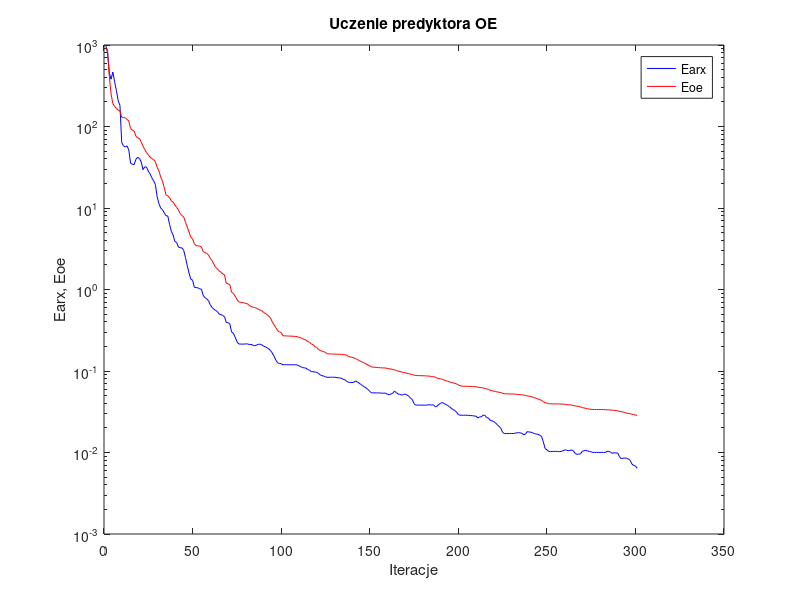
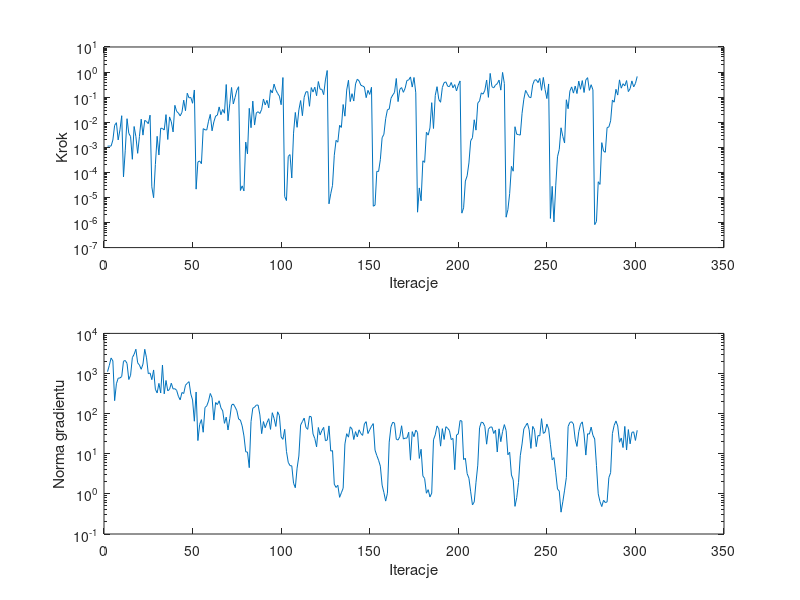

Write the MATLAB code that produced these figures, in order.
%uczenie predyktora oe
clear all;
n=0; farx(n+1)=9.679234e+002; foe(n+1)=9.191679e+002; wspucz(n+1)=0.000000e+000; ng(n+1)=0.000000e+000;
%odnowa zmiennej metryki
n=1; farx(n+1)=8.560818e+002; foe(n+1)=8.146053e+002; krok(n+1)=1.104943e-003; ng(n+1)=1.113620e+003;
n=2; farx(n+1)=4.551451e+002; foe(n+1)=4.113121e+002; krok(n+1)=1.119612e-003; ng(n+1)=1.595200e+003;
n=3; farx(n+1)=3.803496e+002; foe(n+1)=2.499314e+002; krok(n+1)=1.116025e-003; ng(n+1)=2.438844e+003;
n=4; farx(n+1)=4.661112e+002; foe(n+1)=1.905862e+002; krok(n+1)=1.941821e-003; ng(n+1)=2.065781e+003;
n=5; farx(n+1)=3.532132e+002; foe(n+1)=1.762677e+002; krok(n+1)=7.505960e-003; ng(n+1)=2.107835e+002;
n=6; farx(n+1)=2.759584e+002; foe(n+1)=1.666281e+002; krok(n+1)=9.566232e-003; ng(n+1)=5.558967e+002;
n=7; farx(n+1)=2.072551e+002; foe(n+1)=1.590087e+002; krok(n+1)=1.968379e-003; ng(n+1)=7.635503e+002;
n=8; farx(n+1)=1.819162e+002; foe(n+1)=1.557446e+002; krok(n+1)=4.964322e-003; ng(n+1)=7.742806e+002;
n=9; farx(n+1)=6.328161e+001; foe(n+1)=1.299235e+002; krok(n+1)=1.816570e-002; ng(n+1)=8.412185e+002;
n=10; farx(n+1)=5.780672e+001; foe(n+1)=1.286532e+002; krok(n+1)=6.596475e-005; ng(n+1)=2.025376e+003;
n=11; farx(n+1)=5.621076e+001; foe(n+1)=1.279939e+002; krok(n+1)=7.663457e-004; ng(n+1)=2.114320e+003;
n=12; farx(n+1)=5.783646e+001; foe(n+1)=1.221927e+002; krok(n+1)=1.381589e-002; ng(n+1)=1.780152e+003;
n=13; farx(n+1)=5.133816e+001; foe(n+1)=1.169092e+002; krok(n+1)=3.595838e-003; ng(n+1)=7.087604e+002;
n=14; farx(n+1)=3.544977e+001; foe(n+1)=9.425109e+001; krok(n+1)=2.678603e-003; ng(n+1)=9.025286e+002;
n=15; farx(n+1)=3.444887e+001; foe(n+1)=9.002559e+001; krok(n+1)=3.325065e-004; ng(n+1)=2.490686e+003;
n=16; farx(n+1)=3.405883e+001; foe(n+1)=8.793882e+001; krok(n+1)=6.746361e-003; ng(n+1)=3.010489e+003;
n=17; farx(n+1)=3.957393e+001; foe(n+1)=7.604902e+001; krok(n+1)=2.673171e-003; ng(n+1)=4.027844e+003;
n=18; farx(n+1)=4.188808e+001; foe(n+1)=7.264305e+001; krok(n+1)=5.747417e-004; ng(n+1)=1.851568e+003;
n=19; farx(n+1)=4.066747e+001; foe(n+1)=7.128731e+001; krok(n+1)=2.677949e-003; ng(n+1)=1.621114e+003;
n=20; farx(n+1)=3.678605e+001; foe(n+1)=6.468741e+001; krok(n+1)=1.321526e-002; ng(n+1)=1.275780e+003;
n=21; farx(n+1)=2.955299e+001; foe(n+1)=5.759877e+001; krok(n+1)=3.059399e-003; ng(n+1)=1.719286e+003;
n=22; farx(n+1)=3.202602e+001; foe(n+1)=5.220891e+001; krok(n+1)=1.189399e-002; ng(n+1)=4.014521e+003;
n=23; farx(n+1)=3.174079e+001; foe(n+1)=4.787530e+001; krok(n+1)=1.064021e-002; ng(n+1)=2.459196e+003;
n=24; farx(n+1)=2.829899e+001; foe(n+1)=4.483589e+001; krok(n+1)=8.744518e-003; ng(n+1)=9.918937e+002;
n=25; farx(n+1)=2.628054e+001; foe(n+1)=4.204489e+001; krok(n+1)=1.910413e-002; ng(n+1)=1.032028e+003;
%odnowa zmiennej metryki
n=26; farx(n+1)=2.350457e+001; foe(n+1)=4.041352e+001; krok(n+1)=2.647223e-005; ng(n+1)=7.025185e+002;
n=27; farx(n+1)=2.154695e+001; foe(n+1)=3.923572e+001; krok(n+1)=9.772716e-006; ng(n+1)=1.226559e+003;
n=28; farx(n+1)=1.946304e+001; foe(n+1)=3.689169e+001; krok(n+1)=2.064885e-004; ng(n+1)=4.051306e+002;
n=29; farx(n+1)=1.370278e+001; foe(n+1)=3.168935e+001; krok(n+1)=2.742688e-003; ng(n+1)=3.278084e+002;
n=30; farx(n+1)=1.135401e+001; foe(n+1)=2.853697e+001; krok(n+1)=4.927090e-004; ng(n+1)=5.678738e+002;
n=31; farx(n+1)=9.948909e+000; foe(n+1)=2.407981e+001; krok(n+1)=5.767896e-003; ng(n+1)=3.270089e+002;
n=32; farx(n+1)=9.539398e+000; foe(n+1)=2.137959e+001; krok(n+1)=5.654998e-003; ng(n+1)=1.624975e+003;
n=33; farx(n+1)=8.745563e+000; foe(n+1)=1.784502e+001; krok(n+1)=4.876433e-003; ng(n+1)=3.116578e+002;
n=34; farx(n+1)=8.034435e+000; foe(n+1)=1.451694e+001; krok(n+1)=2.008299e-002; ng(n+1)=6.708815e+002;
n=35; farx(n+1)=7.997406e+000; foe(n+1)=1.410665e+001; krok(n+1)=2.047715e-003; ng(n+1)=3.696650e+002;
n=36; farx(n+1)=6.312034e+000; foe(n+1)=1.336135e+001; krok(n+1)=1.626130e-002; ng(n+1)=4.042344e+002;
n=37; farx(n+1)=5.188372e+000; foe(n+1)=1.223323e+001; krok(n+1)=1.032555e-002; ng(n+1)=5.736745e+002;
n=38; farx(n+1)=4.676070e+000; foe(n+1)=1.183566e+001; krok(n+1)=4.101231e-003; ng(n+1)=4.119497e+002;
n=39; farx(n+1)=3.884626e+000; foe(n+1)=1.089853e+001; krok(n+1)=4.715694e-002; ng(n+1)=4.183745e+002;
n=40; farx(n+1)=3.789845e+000; foe(n+1)=1.021206e+001; krok(n+1)=2.705929e-002; ng(n+1)=3.812836e+002;
n=41; farx(n+1)=3.317086e+000; foe(n+1)=9.505878e+000; krok(n+1)=2.319637e-002; ng(n+1)=2.697635e+002;
n=42; farx(n+1)=3.258249e+000; foe(n+1)=8.556322e+000; krok(n+1)=1.785641e-002; ng(n+1)=2.204933e+002;
n=43; farx(n+1)=3.242240e+000; foe(n+1)=8.115514e+000; krok(n+1)=2.477353e-002; ng(n+1)=3.365777e+002;
n=44; farx(n+1)=3.023967e+000; foe(n+1)=7.745113e+000; krok(n+1)=7.567122e-002; ng(n+1)=3.175829e+002;
n=45; farx(n+1)=2.459479e+000; foe(n+1)=6.666276e+000; krok(n+1)=2.876644e-002; ng(n+1)=5.109088e+002;
n=46; farx(n+1)=1.957074e+000; foe(n+1)=5.856160e+000; krok(n+1)=1.434696e-001; ng(n+1)=5.700222e+002;
n=47; farx(n+1)=1.593089e+000; foe(n+1)=5.069399e+000; krok(n+1)=9.349969e-002; ng(n+1)=6.271218e+002;
n=48; farx(n+1)=1.337055e+000; foe(n+1)=4.391336e+000; krok(n+1)=9.716385e-002; ng(n+1)=3.084305e+002;
n=49; farx(n+1)=1.303011e+000; foe(n+1)=4.177019e+000; krok(n+1)=5.695205e-002; ng(n+1)=2.191552e+002;
n=50; farx(n+1)=1.064413e+000; foe(n+1)=3.651255e+000; krok(n+1)=1.928435e-001; ng(n+1)=6.469450e+001;
%odnowa zmiennej metryki
n=51; farx(n+1)=1.055361e+000; foe(n+1)=3.451474e+000; krok(n+1)=2.142725e-005; ng(n+1)=3.461086e+002;
n=52; farx(n+1)=1.048871e+000; foe(n+1)=3.442948e+000; krok(n+1)=2.594055e-004; ng(n+1)=2.130390e+001;
n=53; farx(n+1)=1.020786e+000; foe(n+1)=3.400854e+000; krok(n+1)=2.860226e-004; ng(n+1)=5.372964e+001;
n=54; farx(n+1)=1.006560e+000; foe(n+1)=3.330292e+000; krok(n+1)=2.218714e-004; ng(n+1)=7.100638e+001;
n=55; farx(n+1)=8.481284e-001; foe(n+1)=2.919057e+000; krok(n+1)=5.548179e-003; ng(n+1)=3.437331e+001;
n=56; farx(n+1)=7.930884e-001; foe(n+1)=2.848347e+000; krok(n+1)=5.000456e-003; ng(n+1)=1.421309e+002;
n=57; farx(n+1)=7.667438e-001; foe(n+1)=2.766265e+000; krok(n+1)=4.889122e-003; ng(n+1)=1.562882e+002;
n=58; farx(n+1)=7.289773e-001; foe(n+1)=2.656662e+000; krok(n+1)=1.097075e-002; ng(n+1)=2.058240e+002;
n=59; farx(n+1)=6.480210e-001; foe(n+1)=2.407554e+000; krok(n+1)=2.054980e-002; ng(n+1)=3.179410e+002;
n=60; farx(n+1)=6.022330e-001; foe(n+1)=2.271358e+000; krok(n+1)=4.539152e-003; ng(n+1)=2.491060e+002;
n=61; farx(n+1)=5.731873e-001; foe(n+1)=2.049653e+000; krok(n+1)=1.023953e-002; ng(n+1)=6.927762e+001;
n=62; farx(n+1)=5.528291e-001; foe(n+1)=1.864384e+000; krok(n+1)=1.750226e-002; ng(n+1)=1.892831e+002;
n=63; farx(n+1)=5.372146e-001; foe(n+1)=1.793607e+000; krok(n+1)=1.918067e-002; ng(n+1)=1.680138e+002;
n=64; farx(n+1)=4.983847e-001; foe(n+1)=1.692017e+000; krok(n+1)=4.076532e-002; ng(n+1)=2.091310e+002;
n=65; farx(n+1)=4.921411e-001; foe(n+1)=1.639848e+000; krok(n+1)=1.987879e-002; ng(n+1)=1.396438e+002;
n=66; farx(n+1)=4.797314e-001; foe(n+1)=1.550853e+000; krok(n+1)=3.222183e-002; ng(n+1)=1.172952e+002;
n=67; farx(n+1)=4.655892e-001; foe(n+1)=1.512807e+000; krok(n+1)=2.284436e-002; ng(n+1)=5.730923e+001;
n=68; farx(n+1)=3.950112e-001; foe(n+1)=1.199545e+000; krok(n+1)=3.183983e-001; ng(n+1)=8.185220e+001;
n=69; farx(n+1)=3.914923e-001; foe(n+1)=1.174657e+000; krok(n+1)=1.142218e-002; ng(n+1)=3.923676e+001;
n=70; farx(n+1)=3.808773e-001; foe(n+1)=1.152410e+000; krok(n+1)=5.421512e-002; ng(n+1)=7.492615e+001;
n=71; farx(n+1)=3.020482e-001; foe(n+1)=9.301089e-001; krok(n+1)=2.431780e-001; ng(n+1)=1.632154e+002;
n=72; farx(n+1)=2.909244e-001; foe(n+1)=8.923275e-001; krok(n+1)=5.344903e-002; ng(n+1)=1.738892e+002;
n=73; farx(n+1)=2.619198e-001; foe(n+1)=8.336222e-001; krok(n+1)=9.809225e-002; ng(n+1)=1.466337e+002;
n=74; farx(n+1)=2.303681e-001; foe(n+1)=7.626170e-001; krok(n+1)=1.902702e-001; ng(n+1)=1.183104e+002;
n=75; farx(n+1)=2.148827e-001; foe(n+1)=7.063439e-001; krok(n+1)=2.601236e-001; ng(n+1)=7.326002e+001;
%odnowa zmiennej metryki
n=76; farx(n+1)=2.141270e-001; foe(n+1)=6.980045e-001; krok(n+1)=1.891271e-005; ng(n+1)=6.906290e+001;
n=77; farx(n+1)=2.137347e-001; foe(n+1)=6.894861e-001; krok(n+1)=2.894239e-005; ng(n+1)=4.928596e+001;
n=78; farx(n+1)=2.137895e-001; foe(n+1)=6.885863e-001; krok(n+1)=1.823872e-005; ng(n+1)=2.785909e+001;
n=79; farx(n+1)=2.149690e-001; foe(n+1)=6.725445e-001; krok(n+1)=1.612540e-003; ng(n+1)=1.118896e+001;
n=80; farx(n+1)=2.152768e-001; foe(n+1)=6.691180e-001; krok(n+1)=5.440190e-004; ng(n+1)=1.101221e+001;
n=81; farx(n+1)=2.109541e-001; foe(n+1)=6.364848e-001; krok(n+1)=3.579522e-002; ng(n+1)=4.501785e+000;
n=82; farx(n+1)=2.124027e-001; foe(n+1)=6.189285e-001; krok(n+1)=6.035177e-003; ng(n+1)=6.352756e+001;
n=83; farx(n+1)=2.071443e-001; foe(n+1)=6.073874e-001; krok(n+1)=6.939329e-002; ng(n+1)=1.366985e+002;
n=84; farx(n+1)=2.039641e-001; foe(n+1)=6.020176e-001; krok(n+1)=7.713140e-003; ng(n+1)=1.446388e+002;
n=85; farx(n+1)=2.073764e-001; foe(n+1)=5.917562e-001; krok(n+1)=2.378377e-002; ng(n+1)=1.640200e+002;
n=86; farx(n+1)=2.124581e-001; foe(n+1)=5.749521e-001; krok(n+1)=2.617232e-002; ng(n+1)=1.630783e+002;
n=87; farx(n+1)=2.134332e-001; foe(n+1)=5.604686e-001; krok(n+1)=2.223039e-002; ng(n+1)=9.306369e+001;
n=88; farx(n+1)=2.102854e-001; foe(n+1)=5.533036e-001; krok(n+1)=3.277333e-002; ng(n+1)=3.173024e+001;
n=89; farx(n+1)=2.020744e-001; foe(n+1)=5.244239e-001; krok(n+1)=8.436372e-002; ng(n+1)=6.338601e+001;
n=90; farx(n+1)=1.986152e-001; foe(n+1)=5.098568e-001; krok(n+1)=4.904612e-002; ng(n+1)=4.449316e+001;
n=91; farx(n+1)=1.932526e-001; foe(n+1)=4.937821e-001; krok(n+1)=7.461084e-002; ng(n+1)=5.937182e+001;
n=92; farx(n+1)=1.869089e-001; foe(n+1)=4.720531e-001; krok(n+1)=3.758985e-002; ng(n+1)=7.490928e+001;
n=93; farx(n+1)=1.780635e-001; foe(n+1)=4.458629e-001; krok(n+1)=1.961845e-001; ng(n+1)=4.052732e+001;
n=94; farx(n+1)=1.662577e-001; foe(n+1)=3.999011e-001; krok(n+1)=1.468011e-001; ng(n+1)=1.054549e+002;
n=95; farx(n+1)=1.518626e-001; foe(n+1)=3.678739e-001; krok(n+1)=3.307424e-001; ng(n+1)=7.637113e+001;
n=96; farx(n+1)=1.359010e-001; foe(n+1)=3.407493e-001; krok(n+1)=1.952188e-001; ng(n+1)=4.793670e+001;
n=97; farx(n+1)=1.264491e-001; foe(n+1)=3.119074e-001; krok(n+1)=1.416892e-001; ng(n+1)=1.110341e+002;
n=98; farx(n+1)=1.230616e-001; foe(n+1)=3.021138e-001; krok(n+1)=1.096481e-001; ng(n+1)=8.988975e+001;
n=99; farx(n+1)=1.228650e-001; foe(n+1)=2.965439e-001; krok(n+1)=4.978790e-002; ng(n+1)=2.630660e+001;
n=100; farx(n+1)=1.193355e-001; foe(n+1)=2.711732e-001; krok(n+1)=6.046342e-001; ng(n+1)=2.286082e+001;
%odnowa zmiennej metryki
n=101; farx(n+1)=1.193157e-001; foe(n+1)=2.697016e-001; krok(n+1)=1.085468e-005; ng(n+1)=4.057723e+001;
n=102; farx(n+1)=1.193258e-001; foe(n+1)=2.696153e-001; krok(n+1)=7.530287e-006; ng(n+1)=1.145608e+001;
n=103; farx(n+1)=1.193277e-001; foe(n+1)=2.686273e-001; krok(n+1)=4.315864e-004; ng(n+1)=6.129748e+000;
n=104; farx(n+1)=1.192749e-001; foe(n+1)=2.678915e-001; krok(n+1)=5.126539e-004; ng(n+1)=5.046989e+000;
n=105; farx(n+1)=1.193060e-001; foe(n+1)=2.677548e-001; krok(n+1)=5.962617e-005; ng(n+1)=5.010858e+000;
n=106; farx(n+1)=1.190983e-001; foe(n+1)=2.669263e-001; krok(n+1)=3.660956e-003; ng(n+1)=1.845313e+000;
n=107; farx(n+1)=1.194492e-001; foe(n+1)=2.653781e-001; krok(n+1)=2.452306e-002; ng(n+1)=1.424248e+000;
n=108; farx(n+1)=1.186637e-001; foe(n+1)=2.642703e-001; krok(n+1)=6.255325e-003; ng(n+1)=4.385875e+000;
n=109; farx(n+1)=1.160060e-001; foe(n+1)=2.590977e-001; krok(n+1)=3.095635e-002; ng(n+1)=8.791538e+000;
n=110; farx(n+1)=1.131652e-001; foe(n+1)=2.557750e-001; krok(n+1)=7.301859e-002; ng(n+1)=5.216075e+001;
n=111; farx(n+1)=1.103206e-001; foe(n+1)=2.511255e-001; krok(n+1)=1.816570e-002; ng(n+1)=6.346352e+001;
n=112; farx(n+1)=1.092672e-001; foe(n+1)=2.437147e-001; krok(n+1)=9.907791e-002; ng(n+1)=7.742576e+001;
n=113; farx(n+1)=1.085408e-001; foe(n+1)=2.396019e-001; krok(n+1)=1.630613e-001; ng(n+1)=4.527065e+001;
n=114; farx(n+1)=1.043057e-001; foe(n+1)=2.298426e-001; krok(n+1)=1.652088e-001; ng(n+1)=4.054359e+001;
n=115; farx(n+1)=1.026083e-001; foe(n+1)=2.251936e-001; krok(n+1)=4.320574e-002; ng(n+1)=8.657080e+001;
n=116; farx(n+1)=9.820922e-002; foe(n+1)=2.151852e-001; krok(n+1)=2.408726e-001; ng(n+1)=8.324616e+001;
n=117; farx(n+1)=9.796776e-002; foe(n+1)=2.101404e-001; krok(n+1)=1.600146e-001; ng(n+1)=3.114063e+001;
n=118; farx(n+1)=9.722233e-002; foe(n+1)=1.990981e-001; krok(n+1)=2.497735e-001; ng(n+1)=2.388420e+001;
n=119; farx(n+1)=9.668098e-002; foe(n+1)=1.957908e-001; krok(n+1)=1.138873e-001; ng(n+1)=1.486626e+001;
n=120; farx(n+1)=9.343624e-002; foe(n+1)=1.848084e-001; krok(n+1)=4.188592e-001; ng(n+1)=4.516442e+001;
n=121; farx(n+1)=9.000600e-002; foe(n+1)=1.787830e-001; krok(n+1)=2.064051e-001; ng(n+1)=2.942183e+001;
n=122; farx(n+1)=8.759013e-002; foe(n+1)=1.751550e-001; krok(n+1)=2.057134e-001; ng(n+1)=3.806717e+001;
n=123; farx(n+1)=8.680349e-002; foe(n+1)=1.729835e-001; krok(n+1)=1.257595e-001; ng(n+1)=4.546963e+001;
n=124; farx(n+1)=8.486967e-002; foe(n+1)=1.688349e-001; krok(n+1)=4.865340e-001; ng(n+1)=2.111100e+001;
n=125; farx(n+1)=8.372521e-002; foe(n+1)=1.632625e-001; krok(n+1)=1.153327e+000; ng(n+1)=2.194310e+001;
%odnowa zmiennej metryki
n=126; farx(n+1)=8.373659e-002; foe(n+1)=1.620051e-001; krok(n+1)=5.567081e-006; ng(n+1)=4.946287e+001;
n=127; farx(n+1)=8.381796e-002; foe(n+1)=1.617715e-001; krok(n+1)=1.404611e-005; ng(n+1)=1.164867e+001;
n=128; farx(n+1)=8.391392e-002; foe(n+1)=1.614479e-001; krok(n+1)=3.031326e-005; ng(n+1)=1.199684e+001;
n=129; farx(n+1)=8.386066e-002; foe(n+1)=1.613607e-001; krok(n+1)=4.813050e-004; ng(n+1)=1.743969e+000;
n=130; farx(n+1)=8.336510e-002; foe(n+1)=1.610192e-001; krok(n+1)=1.889589e-003; ng(n+1)=1.444839e+000;
n=131; farx(n+1)=8.302023e-002; foe(n+1)=1.607648e-001; krok(n+1)=1.599773e-003; ng(n+1)=1.638711e+000;
n=132; farx(n+1)=8.197584e-002; foe(n+1)=1.604667e-001; krok(n+1)=7.527268e-003; ng(n+1)=8.204709e-001;
n=133; farx(n+1)=8.189402e-002; foe(n+1)=1.601926e-001; krok(n+1)=6.193383e-003; ng(n+1)=1.066912e+000;
n=134; farx(n+1)=7.890401e-002; foe(n+1)=1.586894e-001; krok(n+1)=5.079872e-002; ng(n+1)=1.382326e+000;
n=135; farx(n+1)=7.817083e-002; foe(n+1)=1.580987e-001; krok(n+1)=1.740861e-002; ng(n+1)=1.753038e+001;
n=136; farx(n+1)=7.457685e-002; foe(n+1)=1.565298e-001; krok(n+1)=1.909506e-001; ng(n+1)=3.164366e+001;
n=137; farx(n+1)=7.285342e-002; foe(n+1)=1.506532e-001; krok(n+1)=4.714530e-001; ng(n+1)=2.592154e+001;
n=138; farx(n+1)=7.221091e-002; foe(n+1)=1.492737e-001; krok(n+1)=6.659479e-002; ng(n+1)=4.691826e+001;
n=139; farx(n+1)=7.212160e-002; foe(n+1)=1.468839e-001; krok(n+1)=1.372911e-001; ng(n+1)=4.156117e+001;
n=140; farx(n+1)=7.260642e-002; foe(n+1)=1.451509e-001; krok(n+1)=6.995615e-002; ng(n+1)=2.264738e+001;
n=141; farx(n+1)=7.556504e-002; foe(n+1)=1.418694e-001; krok(n+1)=3.388866e-001; ng(n+1)=3.562535e+001;
n=142; farx(n+1)=7.346010e-002; foe(n+1)=1.385673e-001; krok(n+1)=5.203615e-001; ng(n+1)=2.638260e+001;
n=143; farx(n+1)=7.111851e-002; foe(n+1)=1.347057e-001; krok(n+1)=4.423764e-001; ng(n+1)=3.954176e+001;
n=144; farx(n+1)=6.833315e-002; foe(n+1)=1.309385e-001; krok(n+1)=2.981475e-001; ng(n+1)=3.192165e+001;
n=145; farx(n+1)=6.597520e-002; foe(n+1)=1.277331e-001; krok(n+1)=2.775732e-001; ng(n+1)=2.867623e+001;
n=146; farx(n+1)=6.394437e-002; foe(n+1)=1.250607e-001; krok(n+1)=2.522670e-001; ng(n+1)=5.557789e+001;
n=147; farx(n+1)=6.186537e-002; foe(n+1)=1.217390e-001; krok(n+1)=9.538763e-002; ng(n+1)=6.315180e+001;
n=148; farx(n+1)=5.935827e-002; foe(n+1)=1.189587e-001; krok(n+1)=1.865458e-001; ng(n+1)=3.191642e+001;
n=149; farx(n+1)=5.644496e-002; foe(n+1)=1.153811e-001; krok(n+1)=1.282857e-001; ng(n+1)=3.973938e+001;
n=150; farx(n+1)=5.389364e-002; foe(n+1)=1.124640e-001; krok(n+1)=2.475890e-001; ng(n+1)=4.853077e+001;
%odnowa zmiennej metryki
n=151; farx(n+1)=5.392937e-002; foe(n+1)=1.113258e-001; krok(n+1)=4.467884e-006; ng(n+1)=5.642103e+001;
n=152; farx(n+1)=5.394049e-002; foe(n+1)=1.112524e-001; krok(n+1)=4.942298e-006; ng(n+1)=1.230366e+001;
n=153; farx(n+1)=5.384218e-002; foe(n+1)=1.106083e-001; krok(n+1)=1.098766e-004; ng(n+1)=9.020862e+000;
n=154; farx(n+1)=5.392262e-002; foe(n+1)=1.101618e-001; krok(n+1)=1.085565e-004; ng(n+1)=6.905758e+000;
n=155; farx(n+1)=5.378451e-002; foe(n+1)=1.096076e-001; krok(n+1)=3.229906e-004; ng(n+1)=4.910140e+000;
n=156; farx(n+1)=5.330810e-002; foe(n+1)=1.092285e-001; krok(n+1)=2.409214e-003; ng(n+1)=1.652732e+000;
n=157; farx(n+1)=5.353356e-002; foe(n+1)=1.090504e-001; krok(n+1)=3.303815e-003; ng(n+1)=1.082394e+000;
n=158; farx(n+1)=5.361383e-002; foe(n+1)=1.088149e-001; krok(n+1)=1.376894e-002; ng(n+1)=6.606756e-001;
n=159; farx(n+1)=5.164962e-002; foe(n+1)=1.074821e-001; krok(n+1)=3.153338e-002; ng(n+1)=1.039318e+000;
n=160; farx(n+1)=5.115404e-002; foe(n+1)=1.066204e-001; krok(n+1)=3.340315e-002; ng(n+1)=1.951391e+001;
n=161; farx(n+1)=5.216618e-002; foe(n+1)=1.057799e-001; krok(n+1)=8.973423e-002; ng(n+1)=4.698348e+001;
n=162; farx(n+1)=5.328590e-002; foe(n+1)=1.045635e-001; krok(n+1)=1.217528e-001; ng(n+1)=6.118999e+001;
n=163; farx(n+1)=5.677833e-002; foe(n+1)=1.033201e-001; krok(n+1)=1.536414e-001; ng(n+1)=5.807589e+001;
n=164; farx(n+1)=5.428099e-002; foe(n+1)=1.013182e-001; krok(n+1)=5.550159e-001; ng(n+1)=2.301187e+001;
n=165; farx(n+1)=5.234413e-002; foe(n+1)=9.977652e-002; krok(n+1)=6.640781e-002; ng(n+1)=2.198259e+001;
n=166; farx(n+1)=5.165541e-002; foe(n+1)=9.847676e-002; krok(n+1)=2.044970e-001; ng(n+1)=2.681910e+001;
n=167; farx(n+1)=5.071896e-002; foe(n+1)=9.718337e-002; krok(n+1)=2.409855e-001; ng(n+1)=4.989359e+001;
n=168; farx(n+1)=5.136791e-002; foe(n+1)=9.596943e-002; krok(n+1)=1.557251e-001; ng(n+1)=2.328264e+001;
n=169; farx(n+1)=5.228230e-002; foe(n+1)=9.514608e-002; krok(n+1)=2.268451e-001; ng(n+1)=2.454321e+001;
n=170; farx(n+1)=5.067233e-002; foe(n+1)=9.370446e-002; krok(n+1)=4.635137e-001; ng(n+1)=2.450874e+001;
n=171; farx(n+1)=4.926908e-002; foe(n+1)=9.272279e-002; krok(n+1)=4.819709e-001; ng(n+1)=3.441662e+001;
n=172; farx(n+1)=4.636415e-002; foe(n+1)=9.146003e-002; krok(n+1)=6.400584e-001; ng(n+1)=6.935983e+000;
n=173; farx(n+1)=4.487902e-002; foe(n+1)=9.072516e-002; krok(n+1)=2.522670e-001; ng(n+1)=3.562513e+001;
n=174; farx(n+1)=3.979521e-002; foe(n+1)=8.890564e-002; krok(n+1)=6.083508e-001; ng(n+1)=2.662714e+001;
n=175; farx(n+1)=3.822548e-002; foe(n+1)=8.814022e-002; krok(n+1)=1.487414e-001; ng(n+1)=3.891817e+001;
%odnowa zmiennej metryki
n=176; farx(n+1)=3.821422e-002; foe(n+1)=8.786530e-002; krok(n+1)=2.581649e-006; ng(n+1)=3.385153e+001;
n=177; farx(n+1)=3.819098e-002; foe(n+1)=8.774636e-002; krok(n+1)=2.395025e-005; ng(n+1)=7.646932e+000;
n=178; farx(n+1)=3.813522e-002; foe(n+1)=8.764325e-002; krok(n+1)=7.359141e-006; ng(n+1)=1.295314e+001;
n=179; farx(n+1)=3.816439e-002; foe(n+1)=8.746807e-002; krok(n+1)=2.900037e-004; ng(n+1)=2.805682e+000;
n=180; farx(n+1)=3.812585e-002; foe(n+1)=8.736759e-002; krok(n+1)=2.501541e-004; ng(n+1)=2.415931e+000;
n=181; farx(n+1)=3.803746e-002; foe(n+1)=8.702452e-002; krok(n+1)=3.966104e-003; ng(n+1)=1.038244e+000;
n=182; farx(n+1)=3.857645e-002; foe(n+1)=8.663301e-002; krok(n+1)=3.050294e-003; ng(n+1)=1.273169e+000;
n=183; farx(n+1)=3.847096e-002; foe(n+1)=8.639907e-002; krok(n+1)=5.915258e-003; ng(n+1)=8.370993e-001;
n=184; farx(n+1)=3.830681e-002; foe(n+1)=8.524892e-002; krok(n+1)=6.013604e-002; ng(n+1)=1.043540e+000;
n=185; farx(n+1)=3.853927e-002; foe(n+1)=8.508879e-002; krok(n+1)=5.627734e-003; ng(n+1)=2.228043e+001;
n=186; farx(n+1)=3.634947e-002; foe(n+1)=8.424294e-002; krok(n+1)=1.171506e-001; ng(n+1)=2.962607e+001;
n=187; farx(n+1)=3.695154e-002; foe(n+1)=8.199813e-002; krok(n+1)=2.609695e-001; ng(n+1)=4.944269e+001;
n=188; farx(n+1)=3.902112e-002; foe(n+1)=8.070915e-002; krok(n+1)=8.097460e-002; ng(n+1)=4.192195e+001;
n=189; farx(n+1)=4.011006e-002; foe(n+1)=8.028036e-002; krok(n+1)=6.244338e-002; ng(n+1)=1.547298e+001;
n=190; farx(n+1)=4.104033e-002; foe(n+1)=7.908356e-002; krok(n+1)=2.427388e-001; ng(n+1)=4.220073e+001;
n=191; farx(n+1)=3.997422e-002; foe(n+1)=7.743347e-002; krok(n+1)=3.780408e-001; ng(n+1)=2.268984e+001;
n=192; farx(n+1)=3.870238e-002; foe(n+1)=7.619076e-002; krok(n+1)=4.065930e-001; ng(n+1)=4.725662e+001;
n=193; farx(n+1)=3.775378e-002; foe(n+1)=7.456413e-002; krok(n+1)=2.725288e-001; ng(n+1)=4.312365e+001;
n=194; farx(n+1)=3.651348e-002; foe(n+1)=7.376117e-002; krok(n+1)=2.625380e-001; ng(n+1)=3.797867e+001;
n=195; farx(n+1)=3.492459e-002; foe(n+1)=7.233714e-002; krok(n+1)=3.839848e-001; ng(n+1)=2.256708e+001;
n=196; farx(n+1)=3.374199e-002; foe(n+1)=7.135253e-002; krok(n+1)=2.357265e-001; ng(n+1)=2.412428e+001;
n=197; farx(n+1)=3.279582e-002; foe(n+1)=7.068680e-002; krok(n+1)=3.167854e-001; ng(n+1)=4.008465e+000;
n=198; farx(n+1)=3.130997e-002; foe(n+1)=6.960001e-002; krok(n+1)=1.775417e-001; ng(n+1)=2.933118e+001;
n=199; farx(n+1)=2.926649e-002; foe(n+1)=6.754869e-002; krok(n+1)=3.035583e-001; ng(n+1)=3.132573e+001;
n=200; farx(n+1)=2.861348e-002; foe(n+1)=6.595356e-002; krok(n+1)=4.423764e-001; ng(n+1)=6.724433e+001;
%odnowa zmiennej metryki
n=201; farx(n+1)=2.865696e-002; foe(n+1)=6.515607e-002; krok(n+1)=2.362750e-006; ng(n+1)=6.551039e+001;
n=202; farx(n+1)=2.865919e-002; foe(n+1)=6.514225e-002; krok(n+1)=3.846143e-006; ng(n+1)=7.164821e+000;
n=203; farx(n+1)=2.868634e-002; foe(n+1)=6.494900e-002; krok(n+1)=4.508384e-005; ng(n+1)=7.735141e+000;
n=204; farx(n+1)=2.864637e-002; foe(n+1)=6.490703e-002; krok(n+1)=7.278993e-005; ng(n+1)=3.194817e+000;
n=205; farx(n+1)=2.856070e-002; foe(n+1)=6.478754e-002; krok(n+1)=2.377984e-004; ng(n+1)=2.458949e+000;
n=206; farx(n+1)=2.834664e-002; foe(n+1)=6.466389e-002; krok(n+1)=1.828656e-003; ng(n+1)=1.125153e+000;
n=207; farx(n+1)=2.837704e-002; foe(n+1)=6.462736e-002; krok(n+1)=2.404573e-003; ng(n+1)=5.304960e-001;
n=208; farx(n+1)=2.800278e-002; foe(n+1)=6.435419e-002; krok(n+1)=1.251384e-002; ng(n+1)=6.302814e-001;
n=209; farx(n+1)=2.794398e-002; foe(n+1)=6.413235e-002; krok(n+1)=4.830641e-003; ng(n+1)=1.949830e+000;
n=210; farx(n+1)=2.659945e-002; foe(n+1)=6.321449e-002; krok(n+1)=5.801457e-002; ng(n+1)=5.200788e+000;
n=211; farx(n+1)=2.727474e-002; foe(n+1)=6.289138e-002; krok(n+1)=7.084462e-002; ng(n+1)=4.436765e+001;
n=212; farx(n+1)=2.736524e-002; foe(n+1)=6.239013e-002; krok(n+1)=1.481341e-001; ng(n+1)=6.138926e+001;
n=213; farx(n+1)=2.869893e-002; foe(n+1)=6.195813e-002; krok(n+1)=1.317940e-001; ng(n+1)=5.939933e+001;
n=214; farx(n+1)=2.858299e-002; foe(n+1)=6.134118e-002; krok(n+1)=1.881319e-001; ng(n+1)=4.788243e+001;
n=215; farx(n+1)=2.683091e-002; foe(n+1)=6.004833e-002; krok(n+1)=4.819709e-001; ng(n+1)=1.732846e+001;
n=216; farx(n+1)=2.649127e-002; foe(n+1)=5.968664e-002; krok(n+1)=9.810024e-002; ng(n+1)=4.083529e+001;
n=217; farx(n+1)=2.478685e-002; foe(n+1)=5.812849e-002; krok(n+1)=8.838889e-001; ng(n+1)=4.620528e+001;
n=218; farx(n+1)=2.444982e-002; foe(n+1)=5.738273e-002; krok(n+1)=2.601807e-001; ng(n+1)=4.644314e+001;
n=219; farx(n+1)=2.397196e-002; foe(n+1)=5.654458e-002; krok(n+1)=2.343012e-001; ng(n+1)=3.200749e+001;
n=220; farx(n+1)=2.306368e-002; foe(n+1)=5.595218e-002; krok(n+1)=3.031633e-001; ng(n+1)=3.906816e+001;
n=221; farx(n+1)=2.199676e-002; foe(n+1)=5.539835e-002; krok(n+1)=3.435737e-001; ng(n+1)=1.105489e+001;
n=222; farx(n+1)=2.090845e-002; foe(n+1)=5.484555e-002; krok(n+1)=4.787134e-001; ng(n+1)=4.185940e+001;
n=223; farx(n+1)=1.989677e-002; foe(n+1)=5.442681e-002; krok(n+1)=1.902702e-001; ng(n+1)=1.999916e+001;
n=224; farx(n+1)=1.770492e-002; foe(n+1)=5.318273e-002; krok(n+1)=9.674698e-001; ng(n+1)=3.578016e+001;
n=225; farx(n+1)=1.706778e-002; foe(n+1)=5.264711e-002; krok(n+1)=3.510640e-001; ng(n+1)=5.332077e+001;
%odnowa zmiennej metryki
n=226; farx(n+1)=1.707668e-002; foe(n+1)=5.244237e-002; krok(n+1)=1.630424e-006; ng(n+1)=3.789170e+001;
n=227; farx(n+1)=1.708498e-002; foe(n+1)=5.241687e-002; krok(n+1)=3.247513e-006; ng(n+1)=9.456070e+000;
n=228; farx(n+1)=1.711417e-002; foe(n+1)=5.229981e-002; krok(n+1)=1.430061e-005; ng(n+1)=1.090102e+001;
n=229; farx(n+1)=1.710682e-002; foe(n+1)=5.218933e-002; krok(n+1)=1.733806e-004; ng(n+1)=2.958152e+000;
n=230; farx(n+1)=1.709727e-002; foe(n+1)=5.215350e-002; krok(n+1)=1.112180e-004; ng(n+1)=2.241785e+000;
n=231; farx(n+1)=1.722830e-002; foe(n+1)=5.205438e-002; krok(n+1)=6.607631e-003; ng(n+1)=4.888363e-001;
n=232; farx(n+1)=1.747109e-002; foe(n+1)=5.189271e-002; krok(n+1)=3.303815e-003; ng(n+1)=8.104125e-001;
n=233; farx(n+1)=1.750671e-002; foe(n+1)=5.147695e-002; krok(n+1)=3.204288e-003; ng(n+1)=1.925357e+000;
n=234; farx(n+1)=1.745196e-002; foe(n+1)=5.124158e-002; krok(n+1)=3.065383e-003; ng(n+1)=8.955527e+000;
n=235; farx(n+1)=1.717444e-002; foe(n+1)=5.090143e-002; krok(n+1)=2.272397e-002; ng(n+1)=1.758326e+001;
n=236; farx(n+1)=1.648070e-002; foe(n+1)=5.068123e-002; krok(n+1)=8.268560e-002; ng(n+1)=4.158237e+001;
n=237; farx(n+1)=1.697068e-002; foe(n+1)=5.005433e-002; krok(n+1)=1.852215e-001; ng(n+1)=4.969533e+001;
n=238; farx(n+1)=1.808440e-002; foe(n+1)=4.940677e-002; krok(n+1)=1.380129e-001; ng(n+1)=5.808033e+001;
n=239; farx(n+1)=1.782597e-002; foe(n+1)=4.915527e-002; krok(n+1)=1.005379e-001; ng(n+1)=3.968128e+001;
n=240; farx(n+1)=1.776165e-002; foe(n+1)=4.862903e-002; krok(n+1)=9.515193e-002; ng(n+1)=1.362725e+001;
n=241; farx(n+1)=1.743537e-002; foe(n+1)=4.788051e-002; krok(n+1)=3.077853e-001; ng(n+1)=4.800570e+001;
n=242; farx(n+1)=1.703601e-002; foe(n+1)=4.710352e-002; krok(n+1)=4.747686e-001; ng(n+1)=4.029593e+001;
n=243; farx(n+1)=1.685614e-002; foe(n+1)=4.611746e-002; krok(n+1)=4.953016e-001; ng(n+1)=1.503573e+001;
n=244; farx(n+1)=1.673632e-002; foe(n+1)=4.540108e-002; krok(n+1)=3.785938e-001; ng(n+1)=2.855026e+001;
n=245; farx(n+1)=1.628039e-002; foe(n+1)=4.445687e-002; krok(n+1)=5.600723e-001; ng(n+1)=2.782510e+001;
n=246; farx(n+1)=1.569727e-002; foe(n+1)=4.361490e-002; krok(n+1)=1.870723e-001; ng(n+1)=7.494354e+001;
n=247; farx(n+1)=1.351842e-002; foe(n+1)=4.210797e-002; krok(n+1)=6.101385e-001; ng(n+1)=3.214625e+001;
n=248; farx(n+1)=1.119942e-002; foe(n+1)=4.071184e-002; krok(n+1)=2.002215e-001; ng(n+1)=3.466506e+001;
n=249; farx(n+1)=1.080033e-002; foe(n+1)=4.042522e-002; krok(n+1)=8.776600e-002; ng(n+1)=5.505269e+001;
n=250; farx(n+1)=1.032468e-002; foe(n+1)=3.964511e-002; krok(n+1)=3.354651e-001; ng(n+1)=4.172171e+001;
%odnowa zmiennej metryki
n=251; farx(n+1)=1.031970e-002; foe(n+1)=3.961262e-002; krok(n+1)=1.454311e-006; ng(n+1)=1.723508e+001;
n=252; farx(n+1)=1.031066e-002; foe(n+1)=3.953079e-002; krok(n+1)=2.773392e-005; ng(n+1)=7.053907e+000;
n=253; farx(n+1)=1.031104e-002; foe(n+1)=3.952574e-002; krok(n+1)=1.052955e-006; ng(n+1)=8.018242e+000;
n=254; farx(n+1)=1.031958e-002; foe(n+1)=3.950017e-002; krok(n+1)=2.890345e-005; ng(n+1)=3.360070e+000;
n=255; farx(n+1)=1.030285e-002; foe(n+1)=3.945274e-002; krok(n+1)=4.168272e-004; ng(n+1)=1.316442e+000;
n=256; farx(n+1)=1.023054e-002; foe(n+1)=3.937480e-002; krok(n+1)=8.259539e-004; ng(n+1)=1.174811e+000;
n=257; farx(n+1)=1.032011e-002; foe(n+1)=3.933533e-002; krok(n+1)=5.997467e-003; ng(n+1)=3.502571e-001;
n=258; farx(n+1)=1.045839e-002; foe(n+1)=3.925774e-002; krok(n+1)=2.722891e-003; ng(n+1)=6.338202e-001;
n=259; farx(n+1)=1.076348e-002; foe(n+1)=3.913596e-002; krok(n+1)=1.481195e-003; ng(n+1)=1.239533e+000;
n=260; farx(n+1)=1.072224e-002; foe(n+1)=3.868465e-002; krok(n+1)=7.859447e-002; ng(n+1)=2.564627e+000;
n=261; farx(n+1)=1.051682e-002; foe(n+1)=3.859818e-002; krok(n+1)=3.450322e-002; ng(n+1)=4.779102e+001;
n=262; farx(n+1)=1.060976e-002; foe(n+1)=3.845087e-002; krok(n+1)=1.738735e-001; ng(n+1)=6.061468e+001;
n=263; farx(n+1)=1.073779e-002; foe(n+1)=3.814790e-002; krok(n+1)=2.561085e-001; ng(n+1)=6.277343e+001;
n=264; farx(n+1)=1.049108e-002; foe(n+1)=3.774682e-002; krok(n+1)=1.447238e-001; ng(n+1)=5.532867e+001;
n=265; farx(n+1)=9.716622e-003; foe(n+1)=3.729619e-002; krok(n+1)=2.760258e-001; ng(n+1)=2.302420e+001;
n=266; farx(n+1)=9.484651e-003; foe(n+1)=3.704160e-002; krok(n+1)=1.390811e-001; ng(n+1)=1.522981e+001;
n=267; farx(n+1)=9.545333e-003; foe(n+1)=3.661469e-002; krok(n+1)=4.352152e-001; ng(n+1)=3.534435e+001;
n=268; farx(n+1)=9.653102e-003; foe(n+1)=3.632587e-002; krok(n+1)=2.064051e-001; ng(n+1)=5.417596e+001;
n=269; farx(n+1)=1.032029e-002; foe(n+1)=3.551309e-002; krok(n+1)=4.567804e-001; ng(n+1)=6.233857e+001;
n=270; farx(n+1)=1.052584e-002; foe(n+1)=3.527000e-002; krok(n+1)=1.530377e-001; ng(n+1)=3.110138e+001;
n=271; farx(n+1)=1.066142e-002; foe(n+1)=3.474292e-002; krok(n+1)=4.880844e-001; ng(n+1)=9.274333e+000;
n=272; farx(n+1)=1.046035e-002; foe(n+1)=3.434928e-002; krok(n+1)=5.982775e-001; ng(n+1)=3.155434e+001;
n=273; farx(n+1)=1.030671e-002; foe(n+1)=3.406734e-002; krok(n+1)=1.856523e-001; ng(n+1)=3.086451e+001;
n=274; farx(n+1)=1.020585e-002; foe(n+1)=3.388313e-002; krok(n+1)=3.129038e-001; ng(n+1)=4.614857e+001;
n=275; farx(n+1)=1.001977e-002; foe(n+1)=3.371369e-002; krok(n+1)=1.958039e-001; ng(n+1)=2.889214e+001;
%odnowa zmiennej metryki
n=276; farx(n+1)=1.001930e-002; foe(n+1)=3.367070e-002; krok(n+1)=8.251419e-007; ng(n+1)=2.333855e+001;
n=277; farx(n+1)=1.001823e-002; foe(n+1)=3.366874e-002; krok(n+1)=1.094586e-006; ng(n+1)=5.070938e+000;
n=278; farx(n+1)=1.001792e-002; foe(n+1)=3.366593e-002; krok(n+1)=4.229784e-005; ng(n+1)=1.000978e+000;
n=279; farx(n+1)=1.002014e-002; foe(n+1)=3.366505e-002; krok(n+1)=3.307838e-005; ng(n+1)=6.385329e-001;
n=280; farx(n+1)=1.002716e-002; foe(n+1)=3.364331e-002; krok(n+1)=1.532691e-003; ng(n+1)=4.831647e-001;
n=281; farx(n+1)=1.001467e-002; foe(n+1)=3.362139e-002; krok(n+1)=7.045398e-004; ng(n+1)=6.941484e-001;
n=282; farx(n+1)=1.001786e-002; foe(n+1)=3.359633e-002; krok(n+1)=6.326141e-004; ng(n+1)=6.067908e-001;
n=283; farx(n+1)=1.036441e-002; foe(n+1)=3.341517e-002; krok(n+1)=6.130766e-003; ng(n+1)=6.307508e-001;
n=284; farx(n+1)=1.032598e-002; foe(n+1)=3.339023e-002; krok(n+1)=6.446985e-003; ng(n+1)=2.545888e+000;
n=285; farx(n+1)=1.008640e-002; foe(n+1)=3.311367e-002; krok(n+1)=1.136409e-002; ng(n+1)=3.378555e+000;
n=286; farx(n+1)=9.767905e-003; foe(n+1)=3.300618e-002; krok(n+1)=7.651884e-002; ng(n+1)=3.187649e+001;
n=287; farx(n+1)=9.955081e-003; foe(n+1)=3.292338e-002; krok(n+1)=6.288276e-002; ng(n+1)=5.124362e+001;
n=288; farx(n+1)=9.857638e-003; foe(n+1)=3.270682e-002; krok(n+1)=2.055256e-001; ng(n+1)=6.566143e+001;
n=289; farx(n+1)=9.869784e-003; foe(n+1)=3.242424e-002; krok(n+1)=1.209337e-001; ng(n+1)=4.937806e+001;
n=290; farx(n+1)=8.894960e-003; foe(n+1)=3.197886e-002; krok(n+1)=4.884576e-001; ng(n+1)=1.937359e+001;
n=291; farx(n+1)=8.403872e-003; foe(n+1)=3.170188e-002; krok(n+1)=2.278082e-001; ng(n+1)=2.475802e+001;
n=292; farx(n+1)=8.501684e-003; foe(n+1)=3.134443e-002; krok(n+1)=3.435737e-001; ng(n+1)=1.429027e+001;
n=293; farx(n+1)=8.580189e-003; foe(n+1)=3.095800e-002; krok(n+1)=2.818076e-001; ng(n+1)=4.803691e+001;
n=294; farx(n+1)=8.481262e-003; foe(n+1)=3.042863e-002; krok(n+1)=4.584092e-001; ng(n+1)=1.239641e+001;
n=295; farx(n+1)=8.368881e-003; foe(n+1)=3.017369e-002; krok(n+1)=1.660944e-001; ng(n+1)=4.007700e+001;
n=296; farx(n+1)=8.007625e-003; foe(n+1)=2.993884e-002; krok(n+1)=2.188247e-001; ng(n+1)=1.768464e+001;
n=297; farx(n+1)=7.220874e-003; foe(n+1)=2.948018e-002; krok(n+1)=4.446475e-001; ng(n+1)=3.417130e+001;
n=298; farx(n+1)=6.951936e-003; foe(n+1)=2.918013e-002; krok(n+1)=2.565715e-001; ng(n+1)=3.515090e+001;
n=299; farx(n+1)=6.838532e-003; foe(n+1)=2.890791e-002; krok(n+1)=3.505976e-001; ng(n+1)=2.149522e+001;
n=300; farx(n+1)=6.406254e-003; foe(n+1)=2.835572e-002; krok(n+1)=6.698571e-001; ng(n+1)=3.847577e+001;

figure; semilogy(farx,'b'); hold on; semilogy(foe,'r'); xlabel('Iteracje'); ylabel('Earx, Eoe'); legend('Earx','Eoe'); title('Uczenie predyktora OE');
figure; subplot(2,1,1); semilogy(krok); xlabel('Iteracje'); ylabel('Krok');
subplot(2,1,2); semilogy(ng); xlabel('Iteracje'); ylabel('Norma gradientu');
Earx=farx(n+1)
Eoe=foe(n+1)
